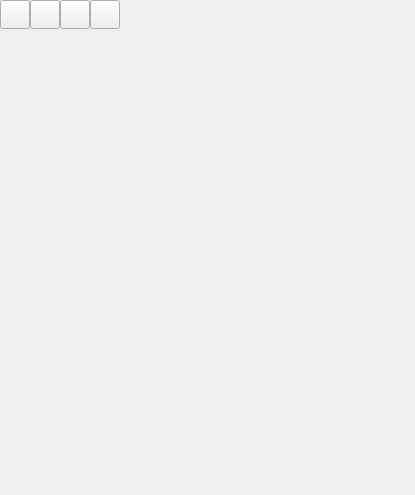
<?xml version="1.0" encoding="UTF-8"?>
<ui version="4.0">
 <class>SmartPlaylistsViewContainer</class>
 <widget class="QWidget" name="SmartPlaylistsViewContainer">
  <property name="geometry">
   <rect>
    <x>0</x>
    <y>0</y>
    <width>415</width>
    <height>495</height>
   </rect>
  </property>
  <property name="sizePolicy">
   <sizepolicy hsizetype="Ignored" vsizetype="Preferred">
    <horstretch>0</horstretch>
    <verstretch>0</verstretch>
   </sizepolicy>
  </property>
  <layout class="QVBoxLayout" name="verticalLayout">
   <property name="spacing">
    <number>0</number>
   </property>
   <property name="leftMargin">
    <number>0</number>
   </property>
   <property name="topMargin">
    <number>0</number>
   </property>
   <property name="rightMargin">
    <number>0</number>
   </property>
   <property name="bottomMargin">
    <number>0</number>
   </property>
   <item>
    <widget class="QWidget" name="widget" native="true">
     <property name="sizePolicy">
      <sizepolicy hsizetype="Ignored" vsizetype="Preferred">
       <horstretch>0</horstretch>
       <verstretch>0</verstretch>
      </sizepolicy>
     </property>
     <layout class="QHBoxLayout" name="horizontalLayout">
      <property name="spacing">
       <number>0</number>
      </property>
      <property name="leftMargin">
       <number>0</number>
      </property>
      <property name="topMargin">
       <number>0</number>
      </property>
      <property name="rightMargin">
       <number>0</number>
      </property>
      <property name="bottomMargin">
       <number>0</number>
      </property>
      <item>
       <widget class="QToolButton" name="new_">
        <property name="toolTip">
         <string>New smart playlist</string>
        </property>
        <property name="iconSize">
         <size>
          <width>22</width>
          <height>22</height>
         </size>
        </property>
       </widget>
      </item>
      <item>
       <widget class="QToolButton" name="edit_">
        <property name="toolTip">
         <string>Edit smart playlist</string>
        </property>
        <property name="iconSize">
         <size>
          <width>22</width>
          <height>22</height>
         </size>
        </property>
       </widget>
      </item>
      <item>
       <widget class="QToolButton" name="delete_">
        <property name="toolTip">
         <string>Delete smart playlist</string>
        </property>
        <property name="iconSize">
         <size>
          <width>22</width>
          <height>22</height>
         </size>
        </property>
       </widget>
      </item>
      <item>
       <widget class="QToolButton" name="restore_">
        <property name="toolTip">
         <string>Restore defaults</string>
        </property>
        <property name="iconSize">
         <size>
          <width>22</width>
          <height>22</height>
         </size>
        </property>
       </widget>
      </item>
      <item>
       <spacer name="spacer_buttons">
        <property name="orientation">
         <enum>Qt::Horizontal</enum>
        </property>
        <property name="sizeHint" stdset="0">
         <size>
          <width>70</width>
          <height>20</height>
         </size>
        </property>
       </spacer>
      </item>
     </layout>
    </widget>
   </item>
   <item>
    <widget class="SmartPlaylistsView" name="view" native="true">
     <property name="sizePolicy">
      <sizepolicy hsizetype="Ignored" vsizetype="Expanding">
       <horstretch>0</horstretch>
       <verstretch>0</verstretch>
      </sizepolicy>
     </property>
    </widget>
   </item>
  </layout>
 </widget>
 <customwidgets>
  <customwidget>
   <class>SmartPlaylistsView</class>
   <extends>QWidget</extends>
   <header>smartplaylists/smartplaylistsview.h</header>
   <container>1</container>
  </customwidget>
 </customwidgets>
 <resources/>
 <connections/>
</ui>
